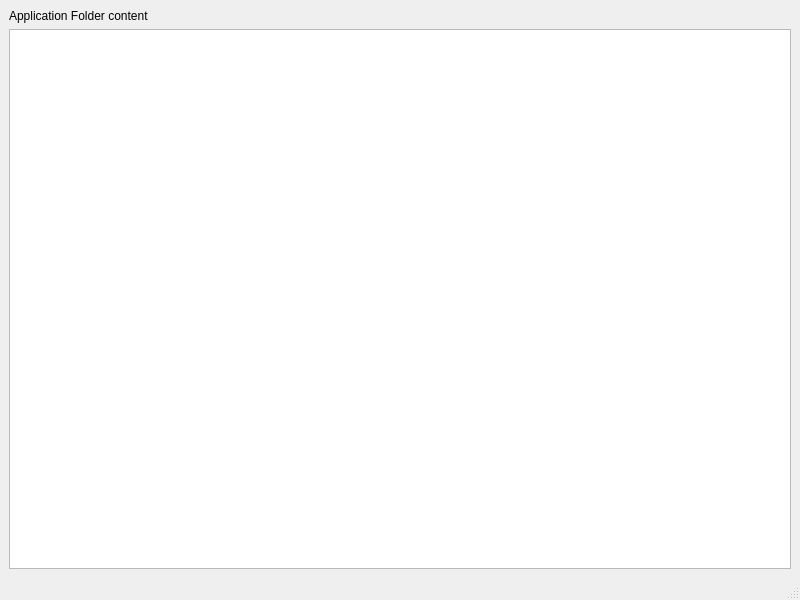
<?xml version="1.0" encoding="UTF-8"?>
<ui version="4.0">
 <class>MainWindow</class>
 <widget class="QMainWindow" name="MainWindow">
  <property name="geometry">
   <rect>
    <x>0</x>
    <y>0</y>
    <width>800</width>
    <height>600</height>
   </rect>
  </property>
  <property name="windowTitle">
   <string>MainWindow</string>
  </property>
  <widget class="QWidget" name="centralwidget">
   <layout class="QVBoxLayout" name="verticalLayout">
    <item>
     <widget class="QLabel" name="label">
      <property name="text">
       <string>Application Folder content</string>
      </property>
     </widget>
    </item>
    <item>
     <widget class="QPlainTextEdit" name="plainTextEdit"/>
    </item>
   </layout>
  </widget>
  <widget class="QMenuBar" name="menubar">
   <property name="geometry">
    <rect>
     <x>0</x>
     <y>0</y>
     <width>800</width>
     <height>22</height>
    </rect>
   </property>
  </widget>
  <widget class="QStatusBar" name="statusbar"/>
 </widget>
 <resources/>
 <connections/>
</ui>
